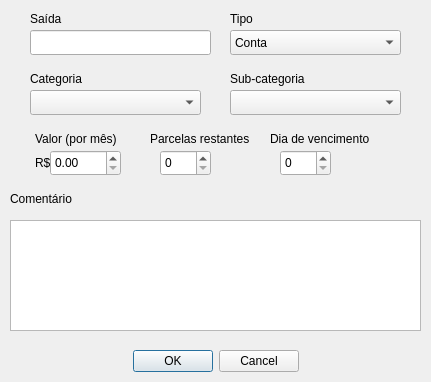
<?xml version="1.0" encoding="UTF-8"?>
<ui version="4.0">
 <class>Form</class>
 <widget class="QWidget" name="Form">
  <property name="enabled">
   <bool>true</bool>
  </property>
  <property name="geometry">
   <rect>
    <x>0</x>
    <y>0</y>
    <width>431</width>
    <height>382</height>
   </rect>
  </property>
  <property name="minimumSize">
   <size>
    <width>431</width>
    <height>382</height>
   </size>
  </property>
  <property name="maximumSize">
   <size>
    <width>431</width>
    <height>382</height>
   </size>
  </property>
  <property name="windowTitle">
   <string>Adicionar Gasto Recorrente</string>
  </property>
  <widget class="QLabel" name="labelGasto">
   <property name="geometry">
    <rect>
     <x>30</x>
     <y>10</y>
     <width>61</width>
     <height>17</height>
    </rect>
   </property>
   <property name="text">
    <string>Saída</string>
   </property>
  </widget>
  <widget class="QLineEdit" name="inputGasto">
   <property name="geometry">
    <rect>
     <x>30</x>
     <y>30</y>
     <width>181</width>
     <height>25</height>
    </rect>
   </property>
  </widget>
  <widget class="QTextEdit" name="textComentario">
   <property name="geometry">
    <rect>
     <x>10</x>
     <y>220</y>
     <width>411</width>
     <height>111</height>
    </rect>
   </property>
  </widget>
  <widget class="QLabel" name="labelComentario">
   <property name="geometry">
    <rect>
     <x>10</x>
     <y>190</y>
     <width>81</width>
     <height>17</height>
    </rect>
   </property>
   <property name="text">
    <string>Comentário</string>
   </property>
  </widget>
  <widget class="QLabel" name="labelValor">
   <property name="geometry">
    <rect>
     <x>35</x>
     <y>130</y>
     <width>81</width>
     <height>17</height>
    </rect>
   </property>
   <property name="text">
    <string>Valor (por mês)</string>
   </property>
  </widget>
  <widget class="QLabel" name="labelPrevisao">
   <property name="geometry">
    <rect>
     <x>270</x>
     <y>130</y>
     <width>101</width>
     <height>17</height>
    </rect>
   </property>
   <property name="text">
    <string>Dia de vencimento</string>
   </property>
  </widget>
  <widget class="QDoubleSpinBox" name="spinValor">
   <property name="geometry">
    <rect>
     <x>50</x>
     <y>150</y>
     <width>71</width>
     <height>26</height>
    </rect>
   </property>
   <property name="decimals">
    <number>2</number>
   </property>
   <property name="maximum">
    <double>99999.990000000005239</double>
   </property>
   <property name="value">
    <double>0.000000000000000</double>
   </property>
  </widget>
  <widget class="QLabel" name="labelValor_2">
   <property name="geometry">
    <rect>
     <x>35</x>
     <y>154</y>
     <width>16</width>
     <height>17</height>
    </rect>
   </property>
   <property name="text">
    <string>R$</string>
   </property>
  </widget>
  <widget class="QComboBox" name="comboSub">
   <property name="geometry">
    <rect>
     <x>230</x>
     <y>90</y>
     <width>171</width>
     <height>25</height>
    </rect>
   </property>
  </widget>
  <widget class="QLabel" name="labelSub">
   <property name="geometry">
    <rect>
     <x>230</x>
     <y>70</y>
     <width>91</width>
     <height>17</height>
    </rect>
   </property>
   <property name="text">
    <string>Sub-categoria</string>
   </property>
  </widget>
  <widget class="QLabel" name="labelCategoria">
   <property name="geometry">
    <rect>
     <x>30</x>
     <y>70</y>
     <width>71</width>
     <height>17</height>
    </rect>
   </property>
   <property name="text">
    <string>Categoria</string>
   </property>
  </widget>
  <widget class="QComboBox" name="comboCategoria">
   <property name="geometry">
    <rect>
     <x>30</x>
     <y>90</y>
     <width>171</width>
     <height>25</height>
    </rect>
   </property>
  </widget>
  <widget class="QDialogButtonBox" name="buttonBox">
   <property name="geometry">
    <rect>
     <x>0</x>
     <y>350</y>
     <width>431</width>
     <height>23</height>
    </rect>
   </property>
   <property name="standardButtons">
    <set>QDialogButtonBox::Cancel|QDialogButtonBox::Ok</set>
   </property>
   <property name="centerButtons">
    <bool>true</bool>
   </property>
  </widget>
  <widget class="QComboBox" name="comboCategoria_2">
   <property name="geometry">
    <rect>
     <x>230</x>
     <y>30</y>
     <width>171</width>
     <height>25</height>
    </rect>
   </property>
   <item>
    <property name="text">
     <string>Conta</string>
    </property>
   </item>
   <item>
    <property name="text">
     <string>Assinatura</string>
    </property>
   </item>
   <item>
    <property name="text">
     <string>Prestação</string>
    </property>
   </item>
  </widget>
  <widget class="QLabel" name="labelCategoria_2">
   <property name="geometry">
    <rect>
     <x>230</x>
     <y>10</y>
     <width>71</width>
     <height>17</height>
    </rect>
   </property>
   <property name="text">
    <string>Tipo</string>
   </property>
  </widget>
  <widget class="QLabel" name="labelValor_3">
   <property name="geometry">
    <rect>
     <x>150</x>
     <y>130</y>
     <width>101</width>
     <height>17</height>
    </rect>
   </property>
   <property name="text">
    <string>Parcelas restantes</string>
   </property>
  </widget>
  <widget class="QSpinBox" name="spinValor_2">
   <property name="geometry">
    <rect>
     <x>160</x>
     <y>150</y>
     <width>51</width>
     <height>26</height>
    </rect>
   </property>
  </widget>
  <widget class="QSpinBox" name="spinValor_3">
   <property name="geometry">
    <rect>
     <x>280</x>
     <y>150</y>
     <width>51</width>
     <height>26</height>
    </rect>
   </property>
  </widget>
 </widget>
 <tabstops>
  <tabstop>inputGasto</tabstop>
  <tabstop>spinValor</tabstop>
  <tabstop>textComentario</tabstop>
 </tabstops>
 <resources/>
 <connections/>
</ui>
